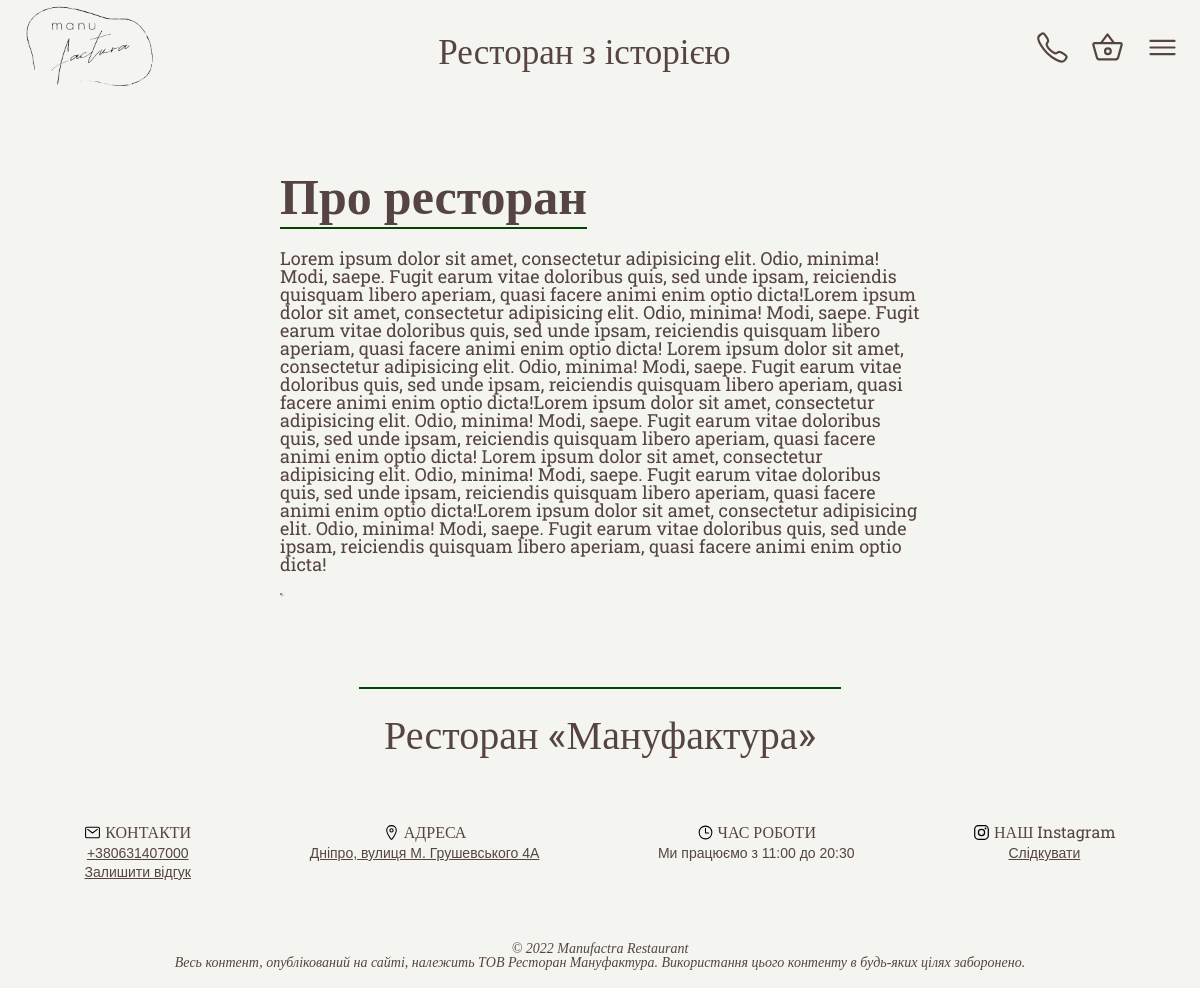
The page /for_user/about_us/ on the database its author committed.
### for_user/models.py (models this page shows, shortened)
class RestaurantInfo(models.Model):
    rest_phone_number = models.IntegerField(verbose_name='Номер телефону ресторану')
    time_working = models.CharField(verbose_name='Час роботи', max_length=255)
    class Meta:
        verbose_name = 'Інформація про ресторан'
        verbose_name_plural = 'Інформація про ресторан'

### for_user/views.py (the view)
# urls.py: path('about_us/',show_about_us, name='about_us'),
def show_about_us(request):
    context = {
        'title':'Про нас',
        'rest_info': RestaurantInfo.objects.all()[0],
        'path_pref':'../../'
    }
    return render(request, 'for_user/about_us.html',context=context)

### for_user/templates/for_user/about_us.html
{% extends 'base/base.html' %}
{% load static %}
{% block links %}
    <link rel="stylesheet" href="{% static 'for_user/css/about_us_style.css' %}" type="text/css">
{% endblock links %}
{% block content %}
<div class="about-block">
    <div class="about-block__info">
        <div class="about-block__title">
            <span>Про ресторан</span>
        </div>
        <div class="about-block__text">
            <span>
                Lorem ipsum dolor sit amet, consectetur adipisicing elit. Odio, minima! Modi, saepe.
                Fugit earum vitae doloribus quis, sed unde ipsam, reiciendis quisquam libero aperiam,
                quasi facere animi enim optio dicta!Lorem ipsum dolor sit amet, consectetur adipisicing elit. Odio, minima! Modi, saepe.
                Fugit earum vitae doloribus quis, sed unde ipsam, reiciendis quisquam libero aperiam,
                quasi facere animi enim optio dicta!
                Lorem ipsum dolor sit amet, consectetur adipisicing elit. Odio, minima! Modi, saepe.
                Fugit earum vitae doloribus quis, sed unde ipsam, reiciendis quisquam libero aperiam,
                quasi facere animi enim optio dicta!Lorem ipsum dolor sit amet, consectetur adipisicing elit. Odio, minima! Modi, saepe.
                Fugit earum vitae doloribus quis, sed unde ipsam, reiciendis quisquam libero aperiam,
                quasi facere animi enim optio dicta!
                Lorem ipsum dolor sit amet, consectetur adipisicing elit. Odio, minima! Modi, saepe.
                Fugit earum vitae doloribus quis, sed unde ipsam, reiciendis quisquam libero aperiam,
                quasi facere animi enim optio dicta!Lorem ipsum dolor sit amet, consectetur adipisicing elit. Odio, minima! Modi, saepe.
                Fugit earum vitae doloribus quis, sed unde ipsam, reiciendis quisquam libero aperiam,
                quasi facere animi enim optio dicta!
            </span>
        </div>
    </div>
    <div class="about-block__image">
        <img src="{{path_pref}}media/photos/template_images/mainpage/about.png" alt="">
    </div>
</div>
{% endblock content %}

### basetemplates/base/base.html (shortened to what this page needs)
{% load static %}
{% load base_tags %}
<!DOCTYPE html>
<html lang="en">
<head>
    <link rel="stylesheet" href="{% static 'base/css/basestyle.css' %}" type="text/css">
    {% block links %}
    {% endblock links %}
</head>
<body>
    <header>
        <div class="wrapper">
            <div class="head">
                <div class="head__logo">
                    <a href="{% url 'home' %}"><img src="{{path_pref}}media/photos/template_images/logo.png" alt="logo"></a>
                </div>
                <div class="head__slogan">
                    <span>Ресторан з історією</span>
                </div>
                <ul class="head__buttons">
                    <li><a href="tel:+{{ rest_info.rest_phone_number }}" class=""><ion-icon name="call-outline"></ion-icon></a></li>
                    <li><a href="{% url 'reservation' %}"><ion-icon name="basket-outline"></ion-icon> {{amount_product_in_cart}}</a></li>
                    <li><a href="#" class="burger-menu__button"><ion-icon name="menu-outline"></ion-icon></a></li>
                </ul>
            </div>
    </header>
    <div class="main-footer-wrapper">
        <main>
            <div class="wrapper">
                {% block content %}
                {% endblock content %}
            </div>
        </main>
        <footer>
            <div class="wrapper">
                <div class="rest-name"><span>Ресторан «Мануфактура»</span>  </div>
                <div class="footer">
                    <div class="footer__info-blocks">
                        <div class="footer__contacts">
                            <div class="title">
                                <span class="title__icon"><img src="{{path_pref}}media/photos/icons/mail-outline.svg" alt=""></ion-icon></span>
                                <span class="title__text">КОНТАКТИ</span>
                            </div>
                            <div class="info">
                                <p><a href="tel:+{{ rest_info.rest_phone_number }}" class="">+{{ rest_info.rest_phone_number }}</a></p>
                                <p><a href="{% url 'review_form' %}"> Залишити відгук</a></p>
                            </div>
                        </div>
                        <div class="footer__adress">
                            <div class="title">
                                <span class="title__icon"><img src="{{path_pref}}media/photos/icons/location-outline.svg" alt=""></span>
                                <span class="title__text">АДРЕСА</span>
                            </div>
                            <div class="info">
                                <p><a href="https://goo.gl/maps/ve2uTqchceLYKTTX6">Дніпро, вулиця М. Грушевського 4А</a></p>
                            </div>
                        </div>
                        <div class="footer__time-working">
                            <div class="title">
                                <span class="title__icon"><img  src="{{path_pref}}media/photos/icons/time-outline.svg" alt=""></ion-icon></span>
                                <span class="title__text">ЧАС РОБОТИ</span>
                            </div>
                            <div class="info">
                                <p>Ми працюємо {{ rest_info.time_working }}</p>
                            </div>
                        </div>
                        <div class="footer__instagram">
                            <div class="title">
                                <span class="title__icon"><img src="{{path_pref}}media/photos/icons/logo-instagram.svg" alt=""></span>
                                <span  class="title__text">НАШ Instagram</span>
                            </div>
                            <div class="info">
                                <p><a href="https://instagram.com/manufactura.restaurant">Слідкувати</a></p>
                            </div>
                        </div>
                    </div>
                </div>
                <div class="footer__copyright">
                    <p>© 2022 Manufactra Restaurant</p>
                    <p> Весь контент, опублікований на сайті, належить ТОВ Ресторан Мануфактура.
                        Використання цього контенту в будь-яких цілях заборонено.</p>
                </div>
        </footer>
    </div>
</body>
</html>

### basestatic/base/css/basestyle.css (style rules this page uses)
* { padding: 0; margin: 0; border: 0; }
*,*:before,*:after { -moz-box-sizing: border-box; -webkit-box-sizing: border-box; box-sizing: border-box; }
nav,footer,header,aside { display: block; }
html,body { height: 100%; width: 100%; font-size: 100%; line-height: 1; font-size: 14px; -ms-text-size-adjust: 100%; -moz-text-size-adjust: 100%; -webkit-text-size-adjust: 100%; }
a, a:visited { text-decoration: none; }
ul li { list-style: none; }
img { vertical-align: top; }
body { background-color: #f4f5f0; }
header { background-color: #f4f5f0; height: 100px; position: fixed; width: 100%; }
header .wrapper { margin: 0 auto; }
.head { display: flex; justify-content: space-between; }
.head__buttons { display: flex; align-items: center; margin-right: 20px; }
.head__buttons li a { font-size: 35px; color: #554441; margin-left: 20px; }
.head__logo { margin-left: 20px; }
.head__logo img { height: 100px; }
.head__slogan { font-size: 35px; display: flex; align-items: center; font-family: 'Roboto Slab', serif; color: #554441; }
.burger-menu__button { font-size: 25px; }
.main-footer-wrapper { min-height: 100%; display: flex; flex-direction: column; padding-top: 90px; }
main { flex: 1 1 auto; }
footer { bottom: 0; }
footer .wrapper { margin: 0 auto; width: 100%; }
footer .wrapper .rest-name { font-size: 40px; color: #554441; text-align: center; padding: 25px; font-family: 'Roboto Slab', serif; margin: 0 auto; width: fit-content; border-top: 2px rgb(3, 67, 3) solid; }
.footer__info-blocks { display: flex; flex-wrap: wrap; justify-content: space-around; margin: 25px; text-align: center; }
.footer__contacts, .footer__adress, .footer__time-working, .footer__instagram { margin: 20px; }
.title__icon img { width: 17px; }
.footer__info-blocks .title { color: #554441; font-family: 'Roboto Slab', serif; font-size: 16px; }
.footer__info-blocks p { color: #554441; font-family: Arial, "Helvetica Neue", Helvetica, sans-serif;; margin-top: 5px; }
.footer__info-blocks a { color: #554441; text-decoration: underline; }
.footer__copyright { text-align: center; color:#554441; padding: 18px; font-style: italic; }

### for_user/static/for_user/css/about_us_style.css (style rules this page uses)
.about-block { margin: 70px auto 70px auto; display: flex; flex-wrap: wrap; justify-content: space-evenly; max-width: 200vh; color: #554441; }
.about-block__info { max-width: 80vh; display: flex; justify-content: center; flex-direction: column; margin: 10px; }
.about-block__title { width:fit-content; font-size: 50px; font-family: 'Roboto Slab', serif; font-weight: 900; border-bottom: 2px rgb(3, 67, 3) solid; padding-bottom: 7px; }
.about-block__text { margin-top: 20px; font-size: 18px; font-family: 'Roboto Slab', serif; }
.about-block__image { width: 80vh; margin: 10px; }
.about-block__image img { width: 80vh; border-radius: 20px; border: 1px #554441 solid; box-shadow: 1px 1px 2px grey; }

### rows shown on the page
RestaurantInfo: rest_phone_number "380631407000", time_working "з 11:00 до 20:30"
